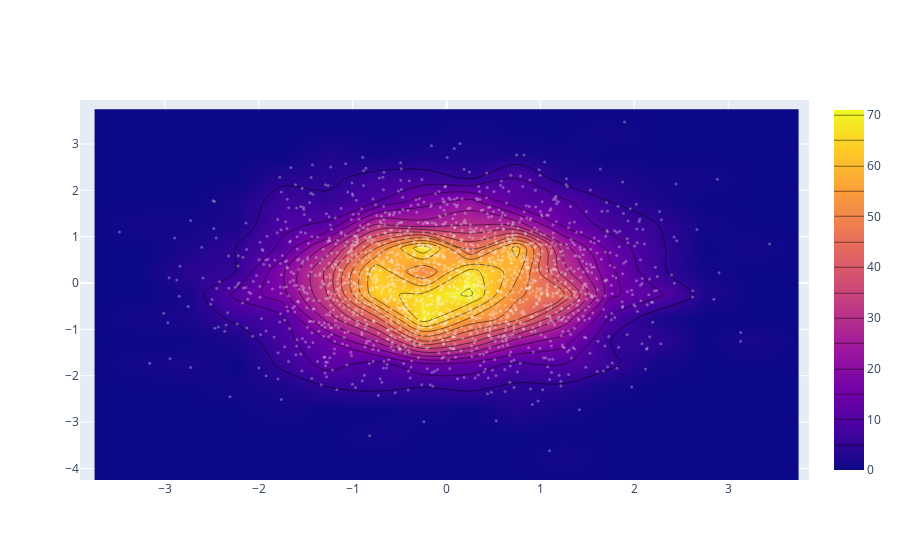

The notebook cell saved with this chart:
### Code cell
import plotly.graph_objs as go
import numpy as np

x = np.random.randn(2000)
y = np.random.randn(2000)

iplot([go.Histogram2dContour(x=x,y=y,contours=dict(coloring='heatmap')),
      go.Scatter(x=x,y=y,mode='markers',marker=dict(color='white',size=3,opacity=0.3))],show_link=False)

### Figure 1 — Plotly figure (JSON) as saved in the notebook; plotly's stock layout.template omitted (floating-point values rounded to 4 significant figures; data arrays with more than 128 entries replaced by an {"elided": "..."} marker saying what was removed)
{"data": [{"contours": {"coloring": "heatmap"}, "type": "histogram2dcontour", "x": {"elided": "2000 float values"}, "y": {"elided": "2000 float values"}}, {"marker": {"color": "white", "opacity": 0.3, "size": 3}, "mode": "markers", "type": "scatter", "x": {"elided": "2000 float values"}, "y": {"elided": "2000 float values"}}], "layout": {}}
